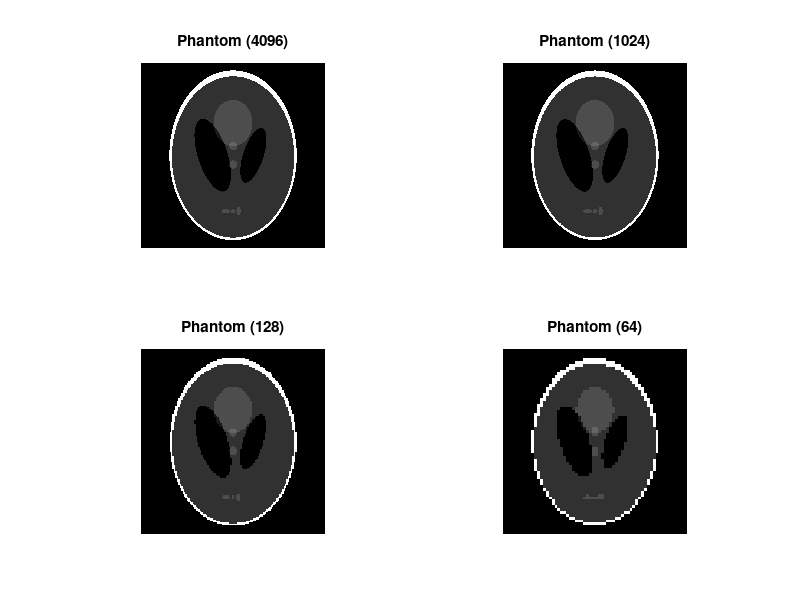

MATLAB code for this plot: (Note: this script raises an error after producing the figure.)
%% *Project: 2D Data Frequency and Convolutional Analysis* 
% 
% 
% 
% 
% 
% 
% 


%% 1. Phantom Image Generator

clc 
close all 
clear all 

orginalImage_4096 = phantom('Modified Shepp-Logan',4096);
orginalImage_1024 = phantom('Modified Shepp-Logan',1024);
orginalImage_128 = phantom('Modified Shepp-Logan',128);
orginalImage_64 = phantom('Modified Shepp-Logan',64); 



figure(1);
subplot(2,2,1)
imshow(orginalImage_4096), title('Phantom (4096)')
subplot(2,2,2)
imshow(orginalImage_1024), title('Phantom (1024)')
subplot(2,2,3)
imshow(orginalImage_128), title('Phantom (128)')
subplot(2,2,4)
imshow(orginalImage_64), title('Phantom (64)')
sgtitle('Modified Shepp-Logan Phantoms')

%% *2. 2D FFT Implementation*
% 

newFFT2D_4096 = FFT_2D_Function(orginalImage_4096);
newFFT2D_1024 = FFT_2D_Function(orginalImage_1024);
newFFT2D_128 = FFT_2D_Function(orginalImage_128);
newFFT2D_64 = FFT_2D_Function(orginalImage_64);


figure(2);
subplot(2,2,1)
imshow(newFFT2D_4096), title(' 4096 x 4096');
subplot(2,2,2)
imshow(newFFT2D_1024), title('1024 x 1024');
subplot(2,2,3)
imshow(newFFT2D_128), title('128 x 128');
subplot(2,2,4)
imshow(newFFT2D_64), title('64 x 64');

sgtitle('Different 2D FFT Images');
%% *2. Verification of 2D FFT* 


inv_fft2d_1024=ifft2(newFFT2D_1024); % invers of our function
inv_fft2d_64=ifft2(newFFT2D_64); % invers of our function

figure(3);
subplot(1,3,1)
imshow(orginalImage_1024), title('Org. Img.');
subplot(1,3,2);
imshow(newFFT2D_1024) ,title('FFT2D');
subplot(1,3,3)
imshow(inv_fft2d_1024), title('Inverse FFT2D ');
sgtitle('Implementation of our 2D FFT for Phantom (1024)')
% 
%% *2.1. Finding Difference Using Built-in Functions*
%% 
% 

A_1024 = fft2(orginalImage_1024); % Builtin FFT2
B_1024=ifft2(A_1024); % Builtin iFFT2 

A_64 = fft2(orginalImage_64); % Builtin FFT2
B_64=ifft2(A_64); % Builtin iFFT2 
%% 
% 

figure(4);
subplot(1,3,1)
imshow(orginalImage_1024) , title('Original Image')
subplot(1,3,2)
imshow(A_1024), title('Builtin FFT2D')
subplot(1,3,3)
imshow(B_1024), title('Built-in iFFT2D')
sgtitle('Implementation of Built-in 2D FFT (1024)')
% Comparison Between Our Function and Built-in FFT2 Function

diffirence_of_my_fft2_1024 = (orginalImage_1024 - inv_fft2d_1024); % Calculation of Numerical Difference
diffirence_of_fft2_built_1024 = orginalImage_1024 - B_1024;
comparedValue_1024 = diffirence_of_my_fft2_1024 - diffirence_of_fft2_built_1024;

diffirence_of_my_fft2_64 = (orginalImage_64 - inv_fft2d_64); % Calculation of Numerical Difference
diffirence_of_fft2_built_64 = orginalImage_64 - B_64;
comparedValue_64 = diffirence_of_my_fft2_64 - diffirence_of_fft2_built_64;


figure(5);
subplot(2,2,1),
imshow(abs(comparedValue_1024)), title('Actual Difference (1024)');
subplot(2,2,2),
imshow(abs(comparedValue_1024/max(max(comparedValue_1024)))),title('Normalized Difference (1024) '); % normalized to see the pattern of differance
subplot(2,2,3),
imshow(abs(comparedValue_64)), title('Actual Difference (64)');
subplot(2,2,4),
imshow(abs(comparedValue_64/max(max(comparedValue_64)))),title('Normalized Difference (64) '); % normalized to see the pattern of differance
sgtitle('Pattern Difference of Our Function and Built-in');
%% *Real-Imaginary-Magnitude- Phase*
% *Real and Imaginary Part*

imaginary_part_1024 = imag(newFFT2D_1024);
real_part_1024 = real(newFFT2D_1024);

imaginary_part_64 = imag(newFFT2D_64);
real_part_64 = real(newFFT2D_64);


figure(6);
subplot(2,2,1)
imshow(fftshift(imaginary_part_1024)), title('Imaginary 1024')
subplot(2,2,2)
imshow(fftshift(real_part_1024)), title('Real 1024')
subplot(2,2,3)
imshow(imaginary_part_64), title('Imaginary 64')
subplot(2,2,4)
imshow(real_part_64), title('Real 64')
sgtitle('Real and Imaginary part of FFT 2D')




%% 
% *Phase and Magnitude Part*

% phaseAndMagnitude function:
% Input: FFT2D of an image
% output: phase and magnitude

[phase_1024, magnitude_1024] = phaseAndMagnitude(newFFT2D_1024);
[phase_64, magnitude_64] = phaseAndMagnitude(newFFT2D_64);

figure(7);
subplot(2,2,1)
imagesc(phase_1024);  colormap(gray); title('Phase (1024)')
subplot(2,2,2)
imagesc(magnitude_1024); title('Magnitude - Log Scale (1024)')
subplot(2,2,3)
imagesc(phase_64);  colormap(gray); title('Phase (64)')
subplot(2,2,4)
imagesc(magnitude_64); title('Magnitude - Log Scale (64)')
sgtitle('Phase and Magnitude of FFT 2D')
%% 3. Calculation of Energy Spectra

% spectrum_function :
% Input: original image and FFT2D of the image
% output: frequency and spectrum

[freq_1024,spectrum_1024] = spectrum_function(orginalImage_1024, newFFT2D_1024);
[freq_64,spectrum_64] = spectrum_function(orginalImage_64, newFFT2D_64);

figure(8);
subplot(2,2,1)
imagesc(freq_1024,freq_1024,spectrum_1024),colormap gray;colorbar ,title('Linear (1024)') % linear
subplot(2,2,2)
imagesc(freq_1024,freq_1024,log(spectrum_1024)),colormap gray;colorbar ,title('Logarithmic(1024)') % logarithmic
subplot(2,2,3)
imagesc(freq_64,freq_64,spectrum_64),colormap gray;colorbar ,title('Linear (64)') % linear
subplot(2,2,4)
imagesc(freq_64,freq_64,log(spectrum_64)),colormap gray;colorbar ,title('Logarithmic(64)') % logarithmic
sgtitle('Energy Spectrum Using FFT2D')
%% 4. Filtering and apodization
% 
% 4.1. Normal High  Band Pass Filter

% normal_High_Pass_Filter function :
% Input: original image and FFT2D of the image
% output: product of mask with FFT2D; high-pass filtered image

[filtered_fft2D_high_1024, high_pass_out_1024] = normal_High_Pass_Filter(orginalImage_1024, newFFT2D_1024);

[filtered_fft2D_high_64, high_pass_out_64] = normal_High_Pass_Filter(orginalImage_64, newFFT2D_64);

figure(9);
subplot(2, 4, 1), imshow(orginalImage_1024), title('Orginal (1024)');
subplot(2, 4, 2), imshow(newFFT2D_1024),title('FFT2D');
subplot(2, 4, 3), imshow(filtered_fft2D_high_1024), title('Filtered FFT2D');

subplot(2, 4, 4), imshow(high_pass_out_1024,[]),title('Filtered Image');

subplot(2, 4,5), imshow(orginalImage_64), title('Orginal (64)')
subplot(2, 4, 6), imshow(newFFT2D_64),title('FFT2D');
subplot(2, 4, 7), imshow(filtered_fft2D_high_64), title('Filtered FFT2D');
subplot(2, 4, 8), imshow(high_pass_out_64,[]),title('Filtered Image');
sgtitle('Normal High Pass Filter (cut-off freq = 11)')
% 4.2. Normal Low Band Pass Filter

% normal_Low_Pass_Filter function :
% Input: original image and FFT2D of the image
% output: product of mask with FFT2D; low-pass filtered image

[filtered_fft2D_low_1024, low_pass_out_1024] = normal_Low_Pass_Filter(orginalImage_1024, newFFT2D_1024);

[filtered_fft2D_low_64, low_pass_out_64] = normal_Low_Pass_Filter(orginalImage_64, newFFT2D_64);

figure(10);
subplot(2, 4, 1), imshow(orginalImage_1024), title('Orginal (1024)');
subplot(2, 4, 2), imshow(newFFT2D_1024),title('FFT2D');
subplot(2, 4, 3), imshow(filtered_fft2D_low_1024), title('Filtered FFT2D');

subplot(2, 4, 4), imshow(low_pass_out_1024,[]),title('Filtered Image');

subplot(2, 4,5), imshow(orginalImage_64), title('Orginal (64)')
subplot(2, 4, 6), imshow(newFFT2D_64),title('FFT2D');
subplot(2, 4, 7), imshow(filtered_fft2D_low_64), title('Filtered FFT2D');
subplot(2, 4, 8), imshow(low_pass_out_64,[]),title('Filtered Image');
sgtitle('Normal Low Pass Filter (cut-off freq = 30)')
% 4.3. Butterworth High Pass Filter

% butterWorth_High_Pass_Filter function :
% Input: original image and FFT2D of the image
% output: product of mask with FFT2D; butterworth high-pass filtered image

[filtered_fft2D_bt_high_1024, bt_high_pass_out_1024] = butterWorth_High_Pass_Filter(orginalImage_1024, newFFT2D_1024);

[filtered_fft2D_bt_high_64, bt_high_pass_out_64] = butterWorth_High_Pass_Filter(orginalImage_64, newFFT2D_64);

figure(11);
subplot(2, 4, 1), imshow(orginalImage_1024), title('Orginal (1024)');
subplot(2, 4, 2), imshow(newFFT2D_1024),title('FFT2D');
subplot(2, 4, 3), imshow(filtered_fft2D_bt_high_1024), title('Filtered FFT2D');

subplot(2, 4, 4), imshow(bt_high_pass_out_1024,[]),title('Filtered Image');

subplot(2, 4,5), imshow(orginalImage_64), title('Orginal (64)')
subplot(2, 4, 6), imshow(newFFT2D_64),title('FFT2D');
subplot(2, 4, 7), imshow(filtered_fft2D_bt_high_64), title('Filtered FFT2D');
subplot(2, 4, 8), imshow(bt_high_pass_out_64,[]),title('Filtered Image');
sgtitle('Butterworth High Pass Filter (cut-off freq = 11, order = 2)')
% 4.4. Butterworth Low Pass Filter

% butterWorth_Low_Pass_Filter function :
% Input: original image and FFT2D of the image
% output: product of mask with FFT2D; butterworth low-pass filtered image

[filtered_fft2D_bt_low_1024, bt_low_pass_out_1024] = butterWorth_Low_Pass_Filter(orginalImage_1024, newFFT2D_1024);

[filtered_fft2D_bt_low_64, bt_low_pass_out_64] = butterWorth_Low_Pass_Filter(orginalImage_64, newFFT2D_64);

figure(12);
subplot(2, 4, 1); imshow(orginalImage_1024); title('Orginal (1024)');
subplot(2, 4, 2), imshow(newFFT2D_1024),title('FFT2D');
subplot(2, 4, 3), imshow(filtered_fft2D_bt_low_1024), title('Filtered FFT2D');

subplot(2, 4, 4), imshow(bt_low_pass_out_1024,[]),title('Filtered Image');

subplot(2, 4,5), imshow(orginalImage_64), title('Orginal (64)')
subplot(2, 4, 6), imshow(newFFT2D_64),title('FFT2D');
subplot(2, 4, 7), imshow(filtered_fft2D_bt_low_64), title('Filtered FFT2D');
subplot(2, 4, 8), imshow(bt_low_pass_out_64,[]),title('Filtered Image');
sgtitle('Butterworth Low Pass Filter (cut-off freq = 11, order = 2)');
%% 4.3 Apodizition Functions
%% *4.3.1 Gausion Function*

% gaussion_Function:
    % input : image
    % output: gauss1D, gauss2D, gauss2D_x_axis, gauss2D_y_axis
    
[gauss1D_64, gauss2D_64, gauss2D_x_axis_64,gauss2D_y_axis_64]= gaussion_Function(orginalImage_64);
[gauss1D_1024, gauss2D_1024, gauss2D_x_axis_1024,gauss2D_y_axis_1024]= gaussion_Function(orginalImage_1024);

figure(13);
subplot(1,2,1);
plot(gauss1D_64); xlim([0 64]); title('Gaussion 1D (Normalized)'); 
subplot(1,2,2);
mesh(gauss2D_64);  title('Gaussion 2D (Mesh)');
sgtitle('Gaussion  1D and 2D Plot (size = 64)');

filtered_gauss2D_1024 = ifft2(fftshift(FFT_2D_Function(orginalImage_1024)) .* gauss2D_1024); % element wise of matrix = density weighted filtering
filtered_gauss2D_x_axis_1024 = ifft2(fftshift(FFT_2D_Function(orginalImage_1024)) .* gauss2D_x_axis_1024);
filtered_gauss2D_y_axis_1024 = ifft2(fftshift(FFT_2D_Function(orginalImage_1024)) .* gauss2D_y_axis_1024);

filtered_gauss2D_64 = ifft2(fftshift(FFT_2D_Function(orginalImage_64)) .* gauss2D_64); % element wise of matrix = density weighted filtering
filtered_gauss2D_x_axis_64 = ifft2(fftshift(FFT_2D_Function(orginalImage_64)) .* gauss2D_x_axis_64);
filtered_gauss2D_y_axis_64 = ifft2(fftshift(FFT_2D_Function(orginalImage_64)) .* gauss2D_y_axis_64);

figure(14);
subplot(3,3,1), imshow(gauss2D_64), title('Gauss 2D');
subplot(3,3,2), imshow(gauss2D_x_axis_64), title('Gauss 2D x axis');
subplot(3,3,3), imshow(gauss2D_y_axis_64), title('Gauss 2D y axis');

subplot(3,3,4), imshow(filtered_gauss2D_1024), title('Phantom 1024')
subplot(3,3,5), imshow(filtered_gauss2D_x_axis_1024), title('x axis');
subplot(3,3,6), imshow(filtered_gauss2D_y_axis_1024), title('y axis');

subplot(3,3,7), imshow(filtered_gauss2D_64), title('Phantom 64')
subplot(3,3,8), imshow(filtered_gauss2D_x_axis_64), title('x axis');
subplot(3,3,9), imshow(filtered_gauss2D_y_axis_64), title('y axis');
sgtitle('Gaussion 2D Image Filter');

%% *4.3.2 Rectangular Function*

% rectangular_Function:
    % input : image
    % output: rect1D, rect2D, rect2D_x_axis, rect2D_y_axis
    
[rect1D_64, rect2D_64, rect2D_x_axis_64, rect2D_y_axis_64]= rectangular_Function(orginalImage_64);
[rect1D_1024, rect2D_1024, rect2D_x_axis_1024,rect2D_y_axis_1024]= rectangular_Function(orginalImage_1024);

figure(15);
subplot(1,2,1);
plot(rect1D_64); xlim([0 64]); ylim([0 1.2]); title('Rectangular 1D (Normalized)'); 
subplot(1,2,2);
mesh(rect2D_64);  title('Rectangular 2D (Mesh)');
sgtitle('Rectangular  1D and 2D Plot (size = 64)');

filtered_rect2D_1024 = ifft2(fftshift(FFT_2D_Function(orginalImage_1024)) .* rect2D_1024); % element wise of matrix = density weighted filtering
filtered_rect2D_x_axis_1024 = ifft2(fftshift(FFT_2D_Function(orginalImage_1024)) .* rect2D_x_axis_1024);
filtered_rect2D_y_axis_1024 = ifft2(fftshift(FFT_2D_Function(orginalImage_1024)) .* rect2D_y_axis_1024);

filtered_rect2D_64 = ifft2(fftshift(FFT_2D_Function(orginalImage_64)) .* gauss2D_64); % element wise of matrix = density weighted filtering
filtered_rect2D_x_axis_64 = ifft2(fftshift(FFT_2D_Function(orginalImage_64)) .* rect2D_x_axis_64);
filtered_rect2D_y_axis_64 = ifft2(fftshift(FFT_2D_Function(orginalImage_64)) .* rect2D_y_axis_64);

figure(16);
subplot(3,3,1), imshow(rect2D_64), title('Rect 2D');
subplot(3,3,2), imshow(rect2D_x_axis_64), title('Rect 2D x axis');
subplot(3,3,3), imshow(rect2D_y_axis_64), title('Rect 2D y axis');

subplot(3,3,4), imshow(filtered_rect2D_1024), title('Phantom 1024');
subplot(3,3,5), imshow(filtered_rect2D_x_axis_1024), title('x axis');
subplot(3,3,6), imshow(filtered_rect2D_y_axis_1024), title('y axis');

subplot(3,3,7), imshow(filtered_rect2D_64), title('Phantom 64');
subplot(3,3,8), imshow(filtered_rect2D_x_axis_64), title('x axis');
subplot(3,3,9), imshow(filtered_rect2D_y_axis_64), title('y axis');
sgtitle('Rectangular 2D Image Filter');
%% References
%% 
% # <https://www.mathworks.com/help/images/linear-filtering.html https://www.mathworks.com/help/images/linear-filtering.html>
% # <http://www.rctn.org/bruno/npb261b/lab2/lab2.html http://www.rctn.org/bruno/npb261b/lab2/lab2.html>
% # <https://en.wikipedia.org/wiki/Butterworth_filter https://en.wikipedia.org/wiki/Butterworth_filter>
% # <http://matlab.izmiran.ru/help/toolbox/images/transf13.html http://matlab.izmiran.ru/help/toolbox/images/transf13.html>
% # <https://www.k-space.org/ymk/MIR2012_Lec3.pdf https://www.k-space.org/ymk/MIR2012_Lec3.pdf>
% # <https://stefan-k.github.io/shepplogan-rs/shepplogan/ https://stefan-k.github.io/shepplogan-rs/shepplogan/>
% # <https://www.mathworks.com/matlabcentral/answers/24965-fft2-function-in-matlab 
% https://www.mathworks.com/matlabcentral/answers/24965-fft2-function-in-matlab>
% # <https://www.researchgate.net/publication/307607352_Matlab_codes_for_2_d_DFT_without_using_fft2_and_ifft2 
% https://www.researchgate.net/publication/307607352_Matlab_codes_for_2_d_DFT_without_using_fft2_and_ifft2>
% # <https://www.robots.ox.ac.uk/~az/lectures/ia/lect2.pdf https://www.robots.ox.ac.uk/~az/lectures/ia/lect2.pdf>